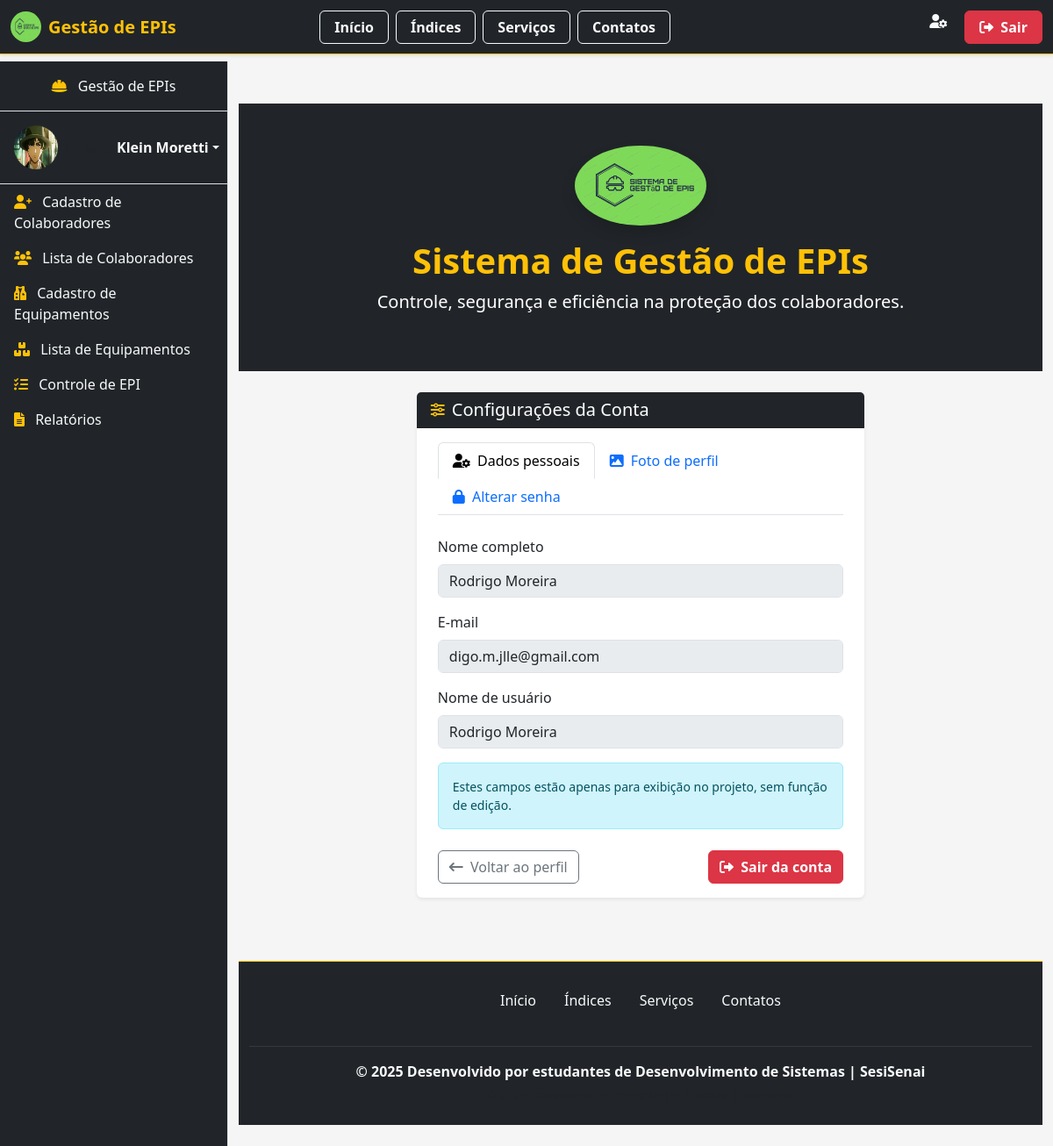
/configuracoes/ (signed in), run on the app's committed database.
### page_app/models.py (models this page shows, shortened)
class UsuarioSistema(models.Model):
    nome = models.CharField(max_length=150)
    email = models.EmailField(unique=True)
    username = models.CharField(max_length=50, unique=True)
    senha = models.CharField(max_length=128)  # simples (sem hash) para fins acadêmicos
    ativo = models.BooleanField(default=True)
    criado_em = models.DateTimeField(auto_now_add=True)

### page_app/views.py (the view)
# urls.py: path('configuracoes/', configuracoes_usuario, name='configuracoes_usuario'),
def configuracoes_usuario(request):
    usuario_id = request.session.get("usuario_id")
    if not usuario_id:
        messages.error(request, "Faça login para acessar as configurações.")
        return redirect("entrar")
    usuario = get_object_or_404(UsuarioSistema, pk=usuario_id, ativo=True)
    return render(request, "page_app/usuarios/configuracoes.html", {"usuario": usuario})

### page_app/templates/page_app/usuarios/configuracoes.html (shortened to what this page needs)
{% extends "page_app/global/index.html" %}
{% load static %}
{% block content %}
<div class="container py-4">
  <div class="row justify-content-center">
    <div class="col-lg-7 col-md-9">
      <div class="card shadow-sm border-0">
        <div class="card-header bg-dark text-white d-flex align-items-center">
          <i class="fa-solid fa-sliders me-2 text-warning"></i>
          <h5 class="mb-0">Configurações da Conta</h5>
        </div>
        <div class="card-body px-4">
          <ul class="nav nav-tabs mb-4" id="configTabs" role="tablist">
            <li class="nav-item" role="presentation">
              <button class="nav-link active" id="perfil-tab" data-bs-toggle="tab"
                      data-bs-target="#perfil" type="button" role="tab">
                <i class="fa-solid fa-user-gear me-1"></i> Dados pessoais
              </button>
            </li>
            <li class="nav-item" role="presentation">
              <button class="nav-link" id="foto-tab" data-bs-toggle="tab"
                      data-bs-target="#foto" type="button" role="tab">
                <i class="fa-solid fa-image me-1"></i> Foto de perfil
              </button>
            </li>
            <li class="nav-item" role="presentation">
              <button class="nav-link" id="senha-tab" data-bs-toggle="tab"
                      data-bs-target="#senha" type="button" role="tab">
                <i class="fa-solid fa-lock me-1"></i> Alterar senha
              </button>
            </li>
          </ul>
          <div class="tab-content" id="configTabsContent">
            <div class="tab-pane fade show active" id="perfil" role="tabpanel">
              <form>
                <div class="mb-3">
                  <label class="form-label">Nome completo</label>
                  <input type="text" class="form-control"
                         value="{{ usuario.nome }}" disabled>
                </div>
                <div class="mb-3">
                  <label class="form-label">E-mail</label>
                  <input type="email" class="form-control"
                         value="{{ usuario.email }}" disabled>
                </div>
                <div class="mb-3">
                  <label class="form-label">Nome de usuário</label>
                  <input type="text" class="form-control"
                         value="{{ usuario.username }}" disabled>
                </div>
                <div class="alert alert-info small mt-3">
                  Estes campos estão apenas para exibição no projeto, sem função de edição.
                </div>
              </form>
            </div>
          </div>
          <div class="d-flex justify-content-between mt-4">
            <a href="{% url 'perfil_usuario' %}" class="btn btn-outline-secondary">
              <i class="fa-solid fa-arrow-left-long me-1"></i> Voltar ao perfil
            </a>
            <a href="{% url 'logout_usuario' %}" class="btn btn-danger fw-semibold">
              <i class="fa-solid fa-right-from-bracket me-1"></i> Sair da conta
            </a>
          </div>
        </div>
      </div>
    </div>
  </div>
</div>
{% endblock content %}

### page_app/templates/page_app/global/index.html (style rules this page uses)
body { background-color: #f5f5f5; padding-top: 70px; }

### data on the page
UsuarioSistema: nome "Rodrigo Moreira", email "digo.m.jlle@gmail.com", username "Rodrigo Moreira"
